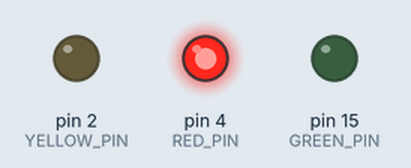
This sketch was run on a simulated Arduino Uno, built with avr-gcc and run on an emulated ATmega328P. Shown: output pins drawn as LEDs (lit = HIGH).

Above: at 2.5 s.
At 5.5 s:
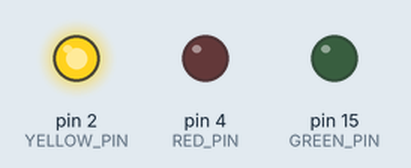
At 7.5 s:
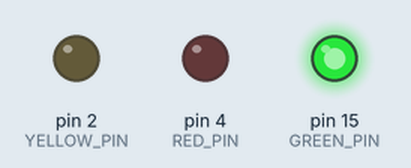
Timing chart, 0 to 11.7 s (numbered marks = the images above):
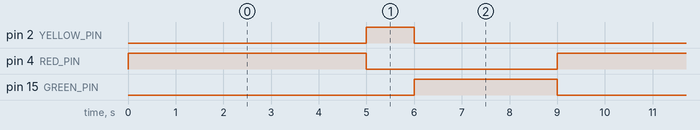

Measured:
- by itself, pin 2 (YELLOW_PIN): alternates HIGH for 1.0 s and LOW for 8.0 s
- by itself, pin 4 (RED_PIN): alternates HIGH for 5.0 s and LOW for 4.0 s
- by itself, pin 15 (GREEN_PIN): alternates HIGH for 3.0 s and LOW for 6.0 s

The sketch:

03_RGLed.ino
```cpp
// Pin mapping inferred from the wiring photo.
// Adjust these three pins here if your LEDs are on different GPIOs.
#define RED_PIN 4
#define YELLOW_PIN 2
#define GREEN_PIN 15

void setLights(bool redOn, bool yellowOn, bool greenOn) {
  digitalWrite(RED_PIN, redOn ? HIGH : LOW);
  digitalWrite(YELLOW_PIN, yellowOn ? HIGH : LOW);
  digitalWrite(GREEN_PIN, greenOn ? HIGH : LOW);
}

void setup() {
  pinMode(RED_PIN, OUTPUT);
  pinMode(YELLOW_PIN, OUTPUT);
  pinMode(GREEN_PIN, OUTPUT);
  setLights(false, false, false);
}

void loop() {
  setLights(true, false, false);
  delay(5000);

  setLights(false, true, false);
  delay(1000);

  setLights(false, false, true);
  delay(3000);
}
```
